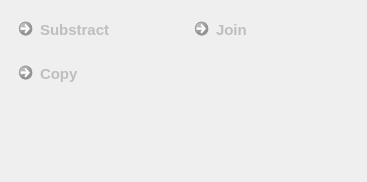
     <widget class="QWidget" name="page_2">
      <property name="geometry">
       <rect>
        <x>0</x>
        <y>0</y>
        <width>367</width>
        <height>182</height>
       </rect>
      </property>
      <attribute name="label">
       <string>Bundle Operations</string>
      </attribute>
      <attribute name="toolTip">
       <string>Join, subtract or copy bundles.</string>
      </attribute>
      <layout class="QGridLayout" name="gridLayout_13">
       <item row="0" column="0">
        <widget class="QCommandLinkButton" name="m_SubstractBundles">
         <property name="enabled">
          <bool>false</bool>
         </property>
         <property name="sizePolicy">
          <sizepolicy hsizetype="Preferred" vsizetype="Preferred">
           <horstretch>0</horstretch>
           <verstretch>0</verstretch>
          </sizepolicy>
         </property>
         <property name="maximumSize">
          <size>
           <width>200</width>
           <height>16777215</height>
          </size>
         </property>
         <property name="font">
          <font>
           <pointsize>11</pointsize>
          </font>
         </property>
         <property name="toolTip">
          <string>Returns all fibers contained in bundle X that are not contained in bundle Y (not commutative!). Select at least two fiber bundles to execute.</string>
         </property>
         <property name="text">
          <string>Substract</string>
         </property>
        </widget>
       </item>
       <item row="2" column="0">
        <spacer name="verticalSpacer_2">
         <property name="orientation">
          <enum>Qt::Vertical</enum>
         </property>
         <property name="sizeHint" stdset="0">
          <size>
           <width>20</width>
           <height>40</height>
          </size>
         </property>
        </spacer>
       </item>
       <item row="0" column="2">
        <widget class="QCommandLinkButton" name="m_JoinBundles">
         <property name="enabled">
          <bool>false</bool>
         </property>
         <property name="sizePolicy">
          <sizepolicy hsizetype="Preferred" vsizetype="Preferred">
           <horstretch>0</horstretch>
           <verstretch>0</verstretch>
          </sizepolicy>
         </property>
         <property name="maximumSize">
          <size>
           <width>200</width>
           <height>16777215</height>
          </size>
         </property>
         <property name="font">
          <font>
           <pointsize>11</pointsize>
          </font>
         </property>
         <property name="toolTip">
          <string>Merge selected fiber bundles. Select at least two fiber bundles to execute.</string>
         </property>
         <property name="text">
          <string>Join</string>
         </property>
        </widget>
       </item>
       <item row="1" column="0">
        <widget class="QCommandLinkButton" name="m_CopyBundle">
         <property name="enabled">
          <bool>false</bool>
         </property>
         <property name="sizePolicy">
          <sizepolicy hsizetype="Preferred" vsizetype="Preferred">
           <horstretch>0</horstretch>
           <verstretch>0</verstretch>
          </sizepolicy>
         </property>
         <property name="maximumSize">
          <size>
           <width>200</width>
           <height>16777215</height>
          </size>
         </property>
         <property name="font">
          <font>
           <pointsize>11</pointsize>
          </font>
         </property>
         <property name="toolTip">
          <string>Merge selected fiber bundles. Select at least two fiber bundles to execute.</string>
         </property>
         <property name="text">
          <string>Copy</string>
         </property>
        </widget>
       </item>
      </layout>
     </widget>
